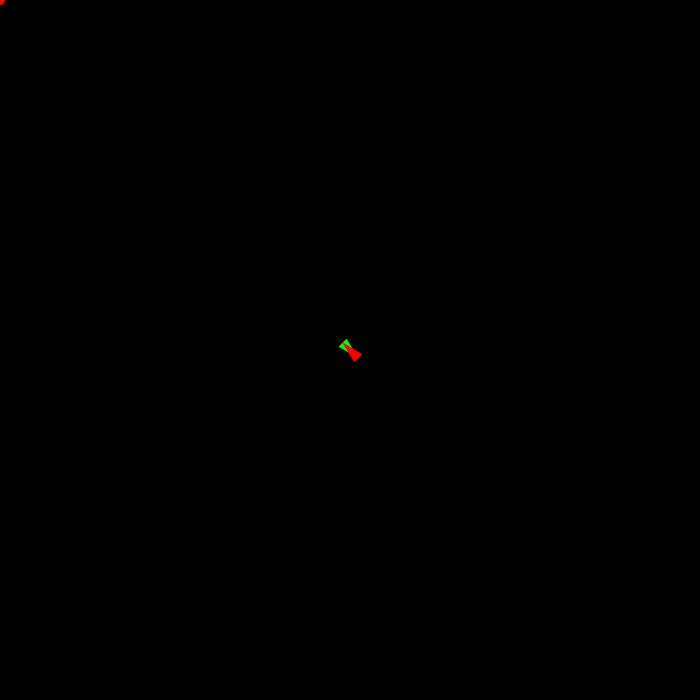
Frame 1 (no input)
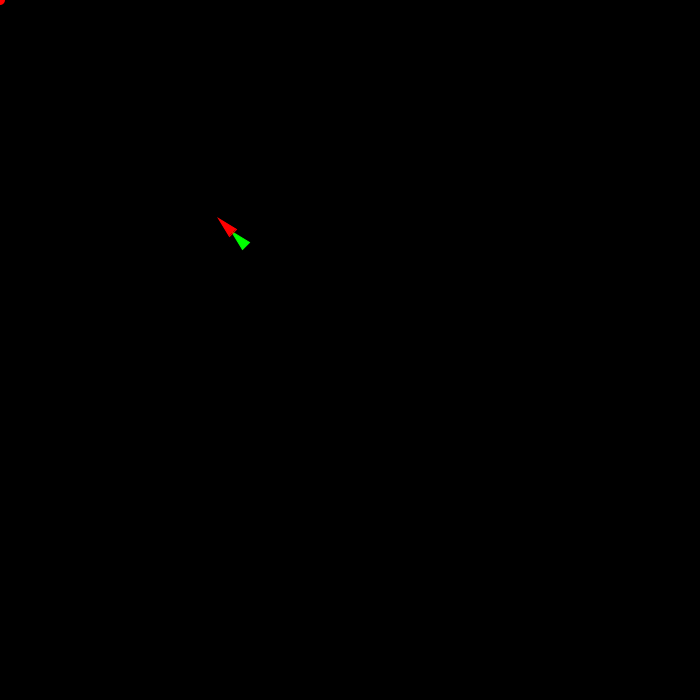
Frame 60 (the mouse pressed at the canvas centre just before this capture)
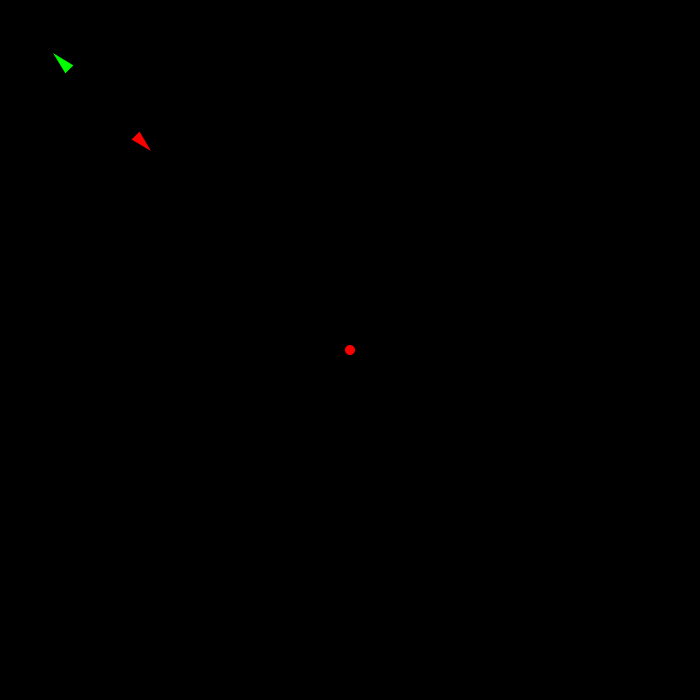
Frame 120 (the mouse held since frame 60 and released just before this capture)

The Processing sketch that drew these frames (run headless with seeded random() and noise(); from frame 60 on, the mouse is pressed at the canvas centre):

// Processing sketch: vehicleTesting
// ── vehicleTesting.pde
Target target;
Vehicle pursuer;
Vehicle v;

PVector t;


void setup() {
  size(700,700);
  target = new Target(width/2, height/2,color(255,0,0));
  pursuer = new Vehicle(width/2,height/2,color(0,255,0));
  v = new Vehicle(width/2 + 1, height/2 + 1, color(255,0,0));
}

void draw() {
  background(0);
  t = new PVector(mouseX,mouseY);
  fill(255,0,0);
  noStroke();
  circle(t.x,t.y,10);
  PVector seek = pursuer.seek(target.pos);
  pursuer.applyForce(pursuer.pursue(v));
  pursuer.update();
  pursuer.edges();
  pursuer.show();
  v.applyForce(v.seek(t));
  v.update();
  v.edges();
  v.show();
  
}

void tell() {
  PVector test = new PVector(40,40);
  PVector test2 = new PVector(10,10);
  PVector test3 = new PVector(test2.x - test.x, test2.y - test.y);
  println(test,test2,test3);
}

// ── target.pde
class Target extends Vehicle {
  Target(int x, int y, color c) {
    super(x,y,c);
  }
  
  void show() {
    push();
    stroke(c);
    fill(c);
    translate(pos.x,pos.y);
    rotate(vel.heading());
    circle(0,0, r*2);
    pop();
  }
}

// ── vehicle.pde
class Vehicle {
  PVector pos,vel,acc;
  int r;
  float maxSpeed, maxForce;
  color c;
  
  Vehicle(int x, int y, color c) {
    pos = new PVector(x,y);
    vel = new PVector(0,0);
    acc = new PVector(0,0);
    this.c = c;
    maxSpeed = 5;
    maxForce = 0.1;
    r = 10;
  }
  
  PVector evade(Vehicle vehicle) {
    PVector evasion = pursue(vehicle);
    evasion.mult(-1);
    return evasion;
  }
  
  PVector pursue(Vehicle vehicle) {
    PVector target = vehicle.pos.copy();
    PVector prediction = vehicle.vel.copy();
    target.add(prediction.mult(10));
    return seek(target);
  }
  
  PVector flee(PVector target) {
    return seek(target).mult(-1);
  }
  
  PVector seek(PVector target) {
    PVector desired = new PVector(target.x - pos.x, target.y - pos.y);
    desired.setMag(maxSpeed);
    PVector steering = new PVector(desired.x - vel.x, desired.y - vel.y);
    steering.limit(maxForce);
    
    return steering;
  }
  
  void applyForce(PVector force) {
    acc.add(force);
  }
  
  void update() {
    vel.add(acc);
    vel.limit(maxSpeed);
    pos.add(vel);
    acc.set(0,0);
  }
  
  void show() {
    push();
    stroke(c);
    fill(c);
    translate(pos.x,pos.y);
    rotate(vel.heading());
    triangle(-r,-r/2,-r,r/2,r,0);
    pop();
  }
  
  void edges() {
    if(pos.x > width) {
      pos.x = 0;
    }
    if (pos.y > height) {
      pos.y = 0;
    }
    if(pos.x < 0) {
      pos.x = width;
    }
    if (pos.y < 0) {
      pos.y = height;
    }
  }
}
